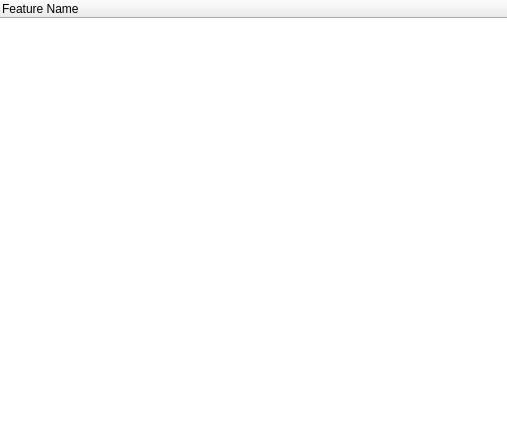
<?xml version="1.0" encoding="UTF-8"?>
<ui version="4.0">
 <class>CFeatureTreeGuiComp</class>
 <widget class="QWidget" name="CFeatureTreeGuiComp">
  <property name="geometry">
   <rect>
    <x>0</x>
    <y>0</y>
    <width>507</width>
    <height>432</height>
   </rect>
  </property>
  <property name="windowTitle">
   <string>Main Window</string>
  </property>
  <property name="styleSheet">
   <string notr="true">QToolBar[ImtToolBar=true] &gt; QToolButton
{
	min-width: 4em;
}

QWidget[ImtTopFrame=true] &gt; QWidget
{
	color: #335777;
}

QWidget[ImtTopFrame=true] &gt; QWidget:disabled
{
	color: palette(disabled);
}


QToolBar[ImtToolBar=true]
{
	qproperty-iconSize: 24px;
}


QWidget[ImtTopFrame=true]
{
	background: qlineargradient(x1: 0, y1: 0, x2: 0, y2: 1,
                                 stop: 0 rgb(235,235,238), stop: 0.9 rgb(220,220,223),
                                 stop: 0.97 rgb(220,220,223), stop: 1.0 rgb(190,190,193));
	border-bottom: 1px solid  rgb(170,170,170);
	min-height: 5em;
}


QWidget#BottomFrame
{
	background: rgb(230,230,230);	
}

QTableView[ImtMenu=true]
{
	color: qpalette(background);
	background: qpalette(background);
	font-weight: bold;
	text-align: center;
}

QTableView[ImtMenu=true]::item
{
	font-weight: bold;
	text-align: center;
}

/*
	Tab simulation using tree widget
*/
QTreeWidget[TabSimulation=true]
{
	background: rgb(230,230,230);
	font-weight: bold;
	text-align: left;
}


QTreeWidget[TabSimulation=true]::item 
{
    border: 0px none transparent;
    padding-top: 0.7em;
    padding-bottom: 0.7em;
}

QTreeWidget[TabSimulation=true]::item:first
{
    padding-left: 5px;
}


QTreeWidget[TabSimulation=true]::item:last
{
    padding-right: 15px;
}

QTreeWidget[TabSimulation=true]::item:selected 
{
    background-color: rgb(255, 255, 255);
}

QTreeWidget[TabSimulation=true]::item:!selected:hover 
{
	background-color: #dedede;
}



QTreeWidget[TabSimulation=true]::item:first:selected
{
    border-top: 1px white;
}



QAbstractItemView[TabSimulation=true]
{
    outline: 0;
}

</string>
  </property>
  <layout class="QVBoxLayout" name="verticalLayout">
   <property name="spacing">
    <number>0</number>
   </property>
   <property name="leftMargin">
    <number>0</number>
   </property>
   <property name="topMargin">
    <number>0</number>
   </property>
   <property name="rightMargin">
    <number>0</number>
   </property>
   <property name="bottomMargin">
    <number>0</number>
   </property>
   <item>
    <widget class="QTreeWidget" name="Features">
     <property name="frameShape">
      <enum>QFrame::NoFrame</enum>
     </property>
     <property name="columnCount">
      <number>1</number>
     </property>
     <attribute name="headerVisible">
      <bool>true</bool>
     </attribute>
     <attribute name="headerMinimumSectionSize">
      <number>50</number>
     </attribute>
     <attribute name="headerDefaultSectionSize">
      <number>150</number>
     </attribute>
     <column>
      <property name="text">
       <string notr="true">Feature Name</string>
      </property>
     </column>
    </widget>
   </item>
  </layout>
 </widget>
 <resources>
  <include location="../imtgui/imtgui.qrc"/>
 </resources>
 <connections/>
</ui>
